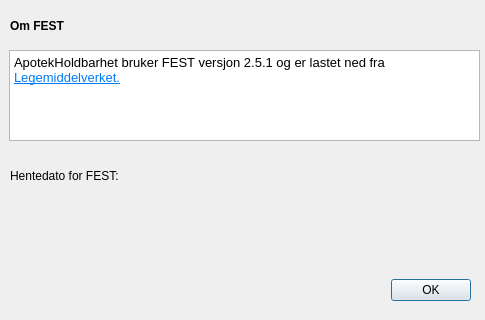
<?xml version="1.0" encoding="UTF-8"?>
<ui version="4.0">
 <class>AboutFest</class>
 <widget class="QDialog" name="AboutFest">
  <property name="geometry">
   <rect>
    <x>0</x>
    <y>0</y>
    <width>485</width>
    <height>320</height>
   </rect>
  </property>
  <property name="windowTitle">
   <string>Om FEST</string>
  </property>
  <property name="windowIcon">
   <iconset resource="../images.qrc">
    <normaloff>:/icons/icons/calendar.png</normaloff>:/icons/icons/calendar.png</iconset>
  </property>
  <widget class="QDialogButtonBox" name="buttonBox">
   <property name="geometry">
    <rect>
     <x>10</x>
     <y>260</y>
     <width>461</width>
     <height>61</height>
    </rect>
   </property>
   <property name="layoutDirection">
    <enum>Qt::LeftToRight</enum>
   </property>
   <property name="orientation">
    <enum>Qt::Horizontal</enum>
   </property>
   <property name="standardButtons">
    <set>QDialogButtonBox::Ok</set>
   </property>
  </widget>
  <widget class="QWidget" name="verticalLayoutWidget">
   <property name="geometry">
    <rect>
     <x>10</x>
     <y>10</y>
     <width>221</width>
     <height>31</height>
    </rect>
   </property>
   <layout class="QVBoxLayout" name="verticalLayout">
    <item>
     <widget class="QLabel" name="label">
      <property name="font">
       <font>
        <weight>75</weight>
        <bold>true</bold>
       </font>
      </property>
      <property name="text">
       <string>Om FEST</string>
      </property>
     </widget>
    </item>
   </layout>
  </widget>
  <widget class="QWidget" name="horizontalLayoutWidget">
   <property name="geometry">
    <rect>
     <x>9</x>
     <y>50</y>
     <width>471</width>
     <height>91</height>
    </rect>
   </property>
   <layout class="QHBoxLayout" name="horizontalLayout">
    <item>
     <widget class="QTextBrowser" name="textBrowser">
      <property name="html">
       <string>&lt;!DOCTYPE HTML PUBLIC &quot;-//W3C//DTD HTML 4.0//EN&quot; &quot;http://www.w3.org/TR/REC-html40/strict.dtd&quot;&gt;
&lt;html&gt;&lt;head&gt;&lt;meta name=&quot;qrichtext&quot; content=&quot;1&quot; /&gt;&lt;style type=&quot;text/css&quot;&gt;
p, li { white-space: pre-wrap; }
&lt;/style&gt;&lt;/head&gt;&lt;body style=&quot; font-family:'Sans'; font-size:10pt; font-weight:400; font-style:normal;&quot;&gt;
&lt;p style=&quot; margin-top:0px; margin-bottom:0px; margin-left:0px; margin-right:0px; -qt-block-indent:0; text-indent:0px;&quot;&gt;ApotekHoldbarhet bruker FEST versjon 2.5.1 og er lastet ned fra &lt;a href=&quot;https://legemiddelverket.no/andre-temaer/fest/nedlasting-av-fest&quot;&gt;&lt;span style=&quot; text-decoration: underline; color:#007af4;&quot;&gt;Legemiddelverket.&lt;/span&gt;&lt;/a&gt; &lt;/p&gt;
&lt;p style=&quot;-qt-paragraph-type:empty; margin-top:0px; margin-bottom:0px; margin-left:0px; margin-right:0px; -qt-block-indent:0; text-indent:0px;&quot;&gt;&lt;br /&gt;&lt;/p&gt;
&lt;p style=&quot;-qt-paragraph-type:empty; margin-top:0px; margin-bottom:0px; margin-left:0px; margin-right:0px; -qt-block-indent:0; text-indent:0px;&quot;&gt;&lt;br /&gt;&lt;/p&gt;&lt;/body&gt;&lt;/html&gt;</string>
      </property>
     </widget>
    </item>
   </layout>
  </widget>
  <widget class="QWidget" name="horizontalLayoutWidget_2">
   <property name="geometry">
    <rect>
     <x>10</x>
     <y>160</y>
     <width>283</width>
     <height>31</height>
    </rect>
   </property>
   <layout class="QHBoxLayout" name="horizontalLayout_2">
    <item>
     <widget class="QLabel" name="fest_hentedato">
      <property name="text">
       <string>Hentedato for FEST:</string>
      </property>
     </widget>
    </item>
   </layout>
  </widget>
 </widget>
 <resources>
  <include location="../images.qrc"/>
 </resources>
 <connections>
  <connection>
   <sender>buttonBox</sender>
   <signal>accepted()</signal>
   <receiver>AboutFest</receiver>
   <slot>accept()</slot>
   <hints>
    <hint type="sourcelabel">
     <x>248</x>
     <y>254</y>
    </hint>
    <hint type="destinationlabel">
     <x>157</x>
     <y>274</y>
    </hint>
   </hints>
  </connection>
  <connection>
   <sender>buttonBox</sender>
   <signal>rejected()</signal>
   <receiver>AboutFest</receiver>
   <slot>reject()</slot>
   <hints>
    <hint type="sourcelabel">
     <x>316</x>
     <y>260</y>
    </hint>
    <hint type="destinationlabel">
     <x>286</x>
     <y>274</y>
    </hint>
   </hints>
  </connection>
 </connections>
</ui>
